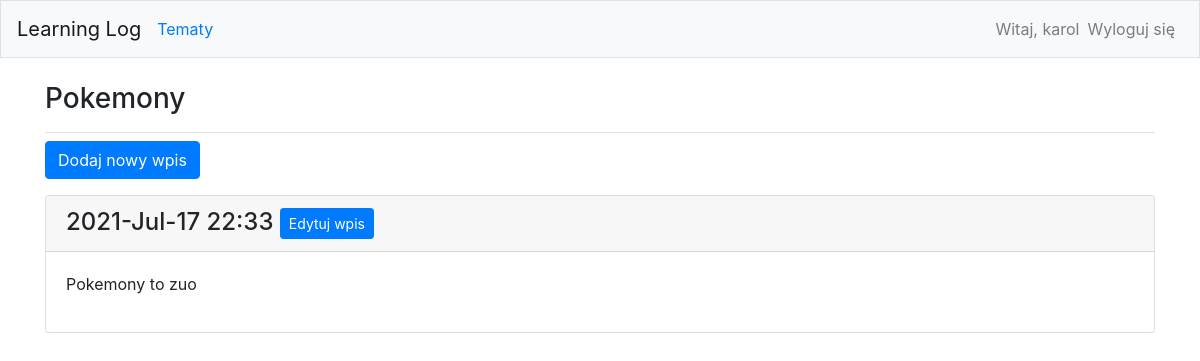
Screenshot of /topics/5/ (signed in) with the database file from the repository.
### learning_logs/models.py (models this page shows, shortened)
class Topic(models.Model):
	text = models.CharField(max_length=200)
	date_added = models.DateTimeField(auto_now=True)
	owner = models.ForeignKey(User, on_delete=models.CASCADE)
	def __str__(self):
		return self.text

class Entry(models.Model):
	topic = models.ForeignKey(Topic, on_delete=models.CASCADE)
	text = models.TextField()
	date_added = models.DateTimeField(auto_now=True)
	class Meta:
		verbose_name_plural = 'entries'

### learning_logs/views.py (the view)
# urls.py: path('topics/<int:id_tematu>/',views.topic, name='temat'),
@login_required
def topic(request,**kwargs):
	topic = Topic.objects.get(id=kwargs['id_tematu'])
	if topic.owner != request.user:
		raise Http404
	entries = topic.entry_set.order_by('-date_added')
	context ={'temat': topic, 'wpisy':entries}
	return render(request,'learning_logs/topic.html',context)

### learning_logs/templates/learning_logs/topic.html
{% extends 'learning_logs/base.html' %}
{% block page_header %}
	<h3>{{ temat }}</h3>
{% endblock page_header %}
{% block content %}
	<p>
		<a class="btn btn-md btn-primary" href="{% url 'learning_logs_app:nowy_wpis' temat.id %} ">Dodaj nowy wpis</a>
	</p>
	{% for wpis in wpisy %}
		<div class="card mb-3">
			<h4 class="card-header">{{ wpis.date_added|date:'Y-M-d H:i' }}
				<small><a class="btn btn-sm btn-primary" href="{% url 'learning_logs_app:edycja_wpisu' wpis.id %}">Edytuj wpis</a></small>
			</h4>
			<div class="card-body">
				{{ wpis.text | linebreaks }}
			</div>
		</div>
	{% empty %}
		<p>Brak wpisów w tym temacie</p>
	{% endfor %}
{% endblock content %}

### learning_logs/templates/learning_logs/base.html (shortened to what this page needs)
{% load bootstrap4 %}
<!doctype html>
<html>
<head>
	{% bootstrap_css %}
</head>
<body>
	<nav class="navbar navbar-expand-md navbar-light bg-light mb-4 border">
		<a class="navbar-brand" href="{% url 'learning_logs_app:index' %}">Learning Log</a>
		<div class="collapse navbar-collapse" id="navbarCollapse">
			<ul class="navbar-nav mr-auto">
				<li class="nav-item"><a href="{% url 'learning_logs_app:tematy' %}">Tematy</a></li>
			</ul>
			<ul class="navbar-nav ml-auto">
				{% if user.is_authenticated %}
				<li class="nav-item">
					<span class="navbar-text">Witaj, {{ user.username }}</span>
				</li>
				<li class="nav-item">
					<a class="nav-link" href="{% url 'użytkownik:logout' %}">Wyloguj się</a>
				</li>
				{% endif %}
			</ul>
		</div>
	</nav>
	<main role="main" class="container">
		<div class="pb-2 mb-2 border-bottom">
			{% block page_header %}{% endblock page_header %}
		</div>
		<div>
			{% block content %}{% endblock content %}
		</div>
	</main>
</body>
</html>

### rows the page displays
Topic: text "Pokemony"
Entry: date_added "2021-Jul-17 22:33", text "Pokemony to zuo"

### other values shown
{{ user.username }} "karol"
